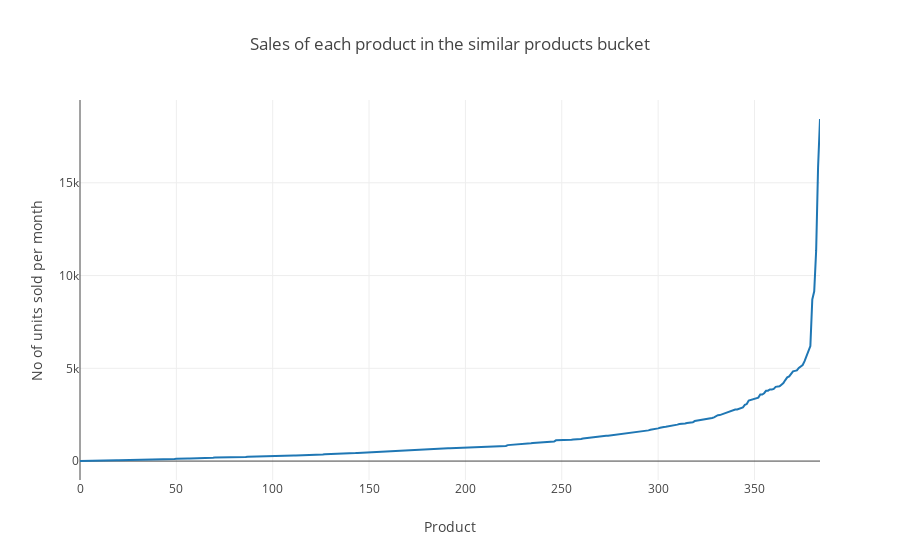

Notebook code cell kept with this figure:
### Code cell
x = []
for i in range(len(allSales)):
    x.append(i)

data = [
        Scatter(
            x=x,
            y=sorted(allSales)
        )
]

layout = Layout(
    title='Sales of each product in the similar products bucket',
    xaxis=dict(
        title='Product'
    ),
    yaxis=dict(
        title='No of units sold per month'
    )
)
fig = Figure(data=data, layout=layout)
iplot(fig)

### Figure 1 — Plotly figure (JSON) as saved in the notebook; plotly's stock layout.template omitted (floating-point values rounded to 4 significant figures; data arrays with more than 128 entries replaced by an {"elided": "..."} marker saying what was removed)
{"data": [{"type": "scatter", "x": {"elided": "385 int values"}, "y": {"elided": "385 int values"}}], "layout": {"title": "Sales of each product in the similar products bucket", "xaxis": {"title": "Product"}, "yaxis": {"title": "No of units sold per month"}}}
